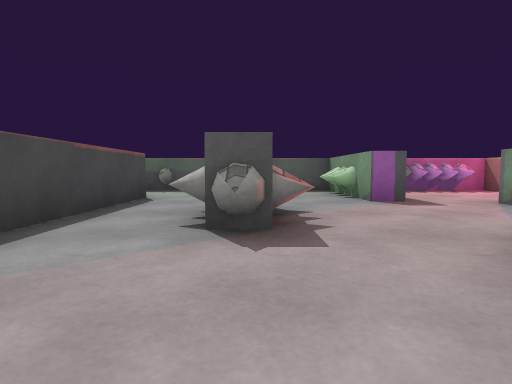
[1] (above)

16 first-person views from a walk through a 3-D level made in the Unity game engine. The camera is 0.24 m above the floor, tilts 4° down and sees 80° across. The floor is counted in squares, 0.5 m on a side. Each view is taken from the middle of a square. On the plan, view 1 faces up. The plan holds only what a view shows up to about 9 squares ahead; the rest is blank. Surface patterns are stand-ins for the level's own textures.

[2]
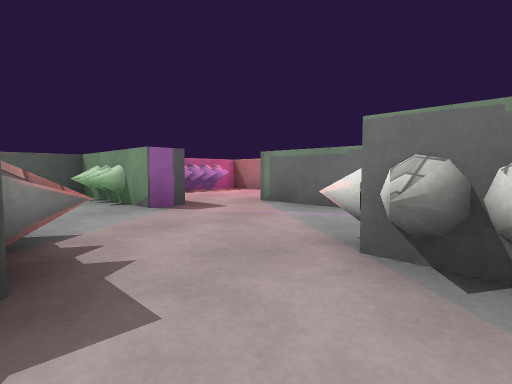

[3]
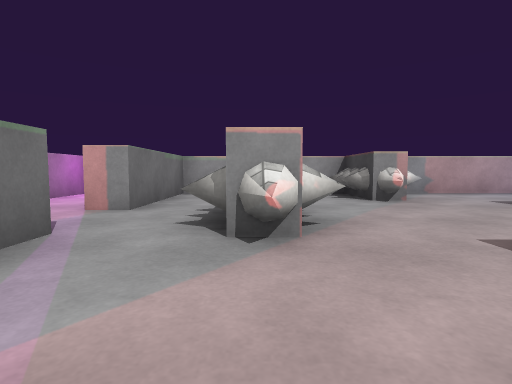

[4]
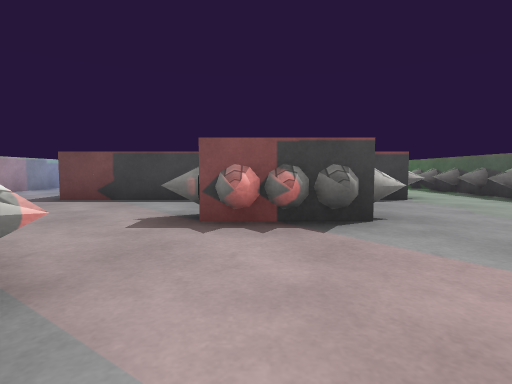

[5]
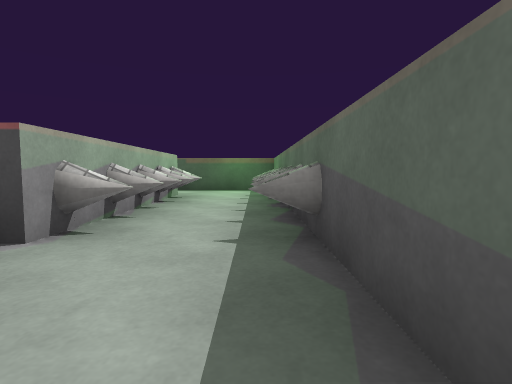

[6]
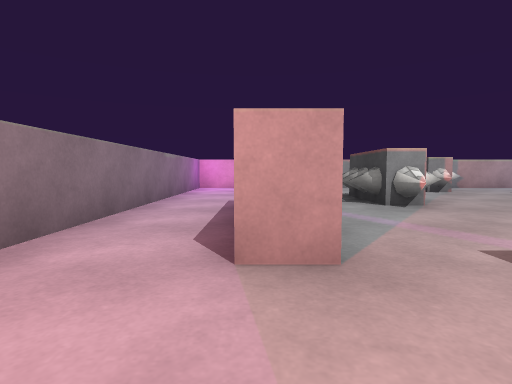

[7]
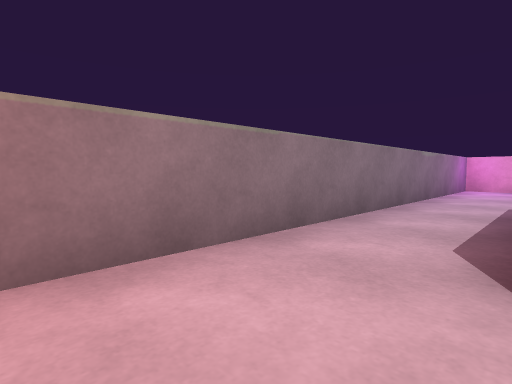

[8]
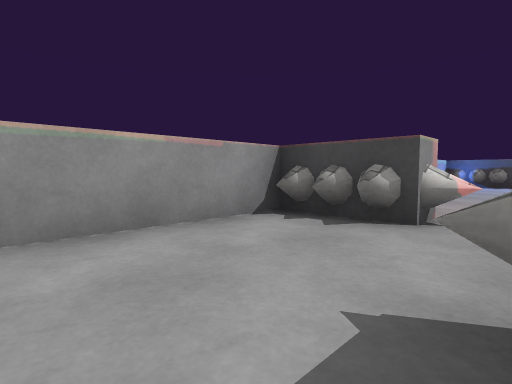

[9]
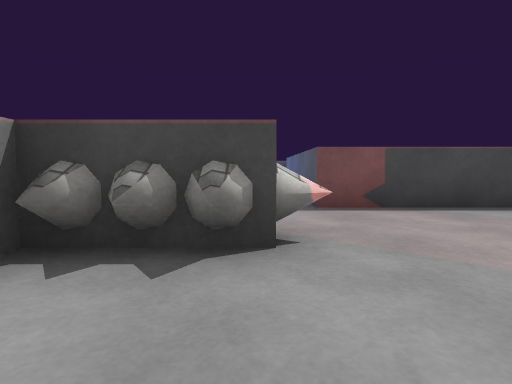

[10]
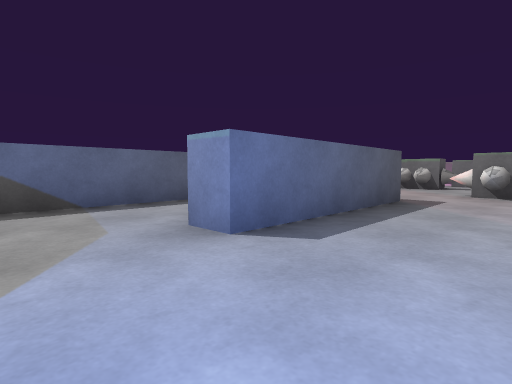

[11]
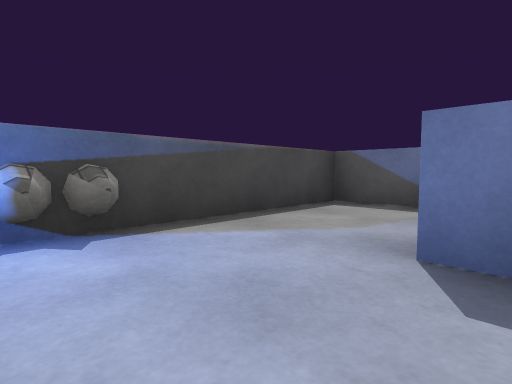

[12]
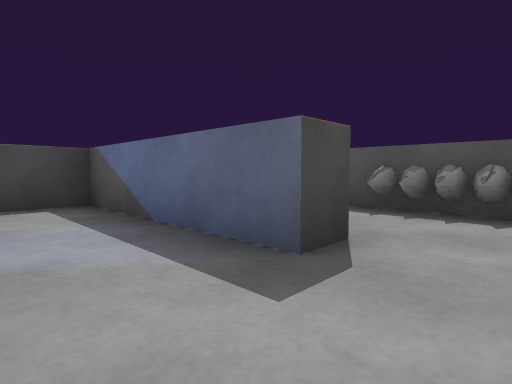

[13]
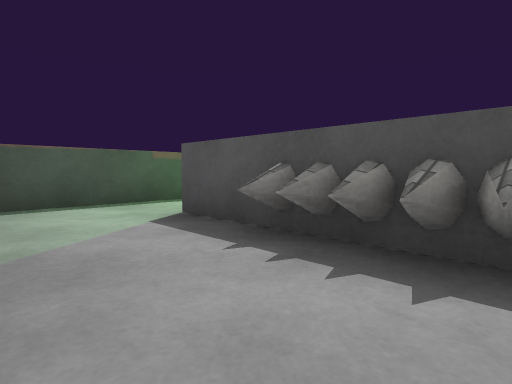

[14]
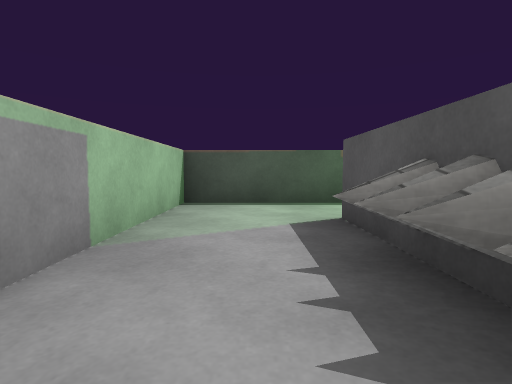

[15]
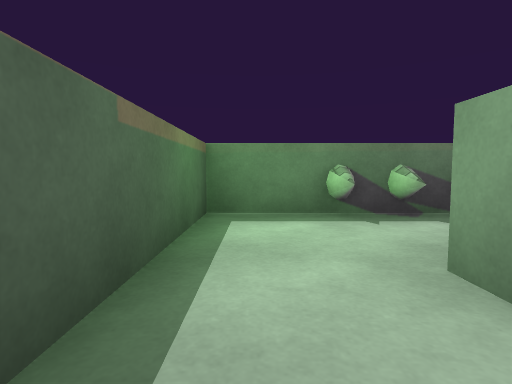

[16]
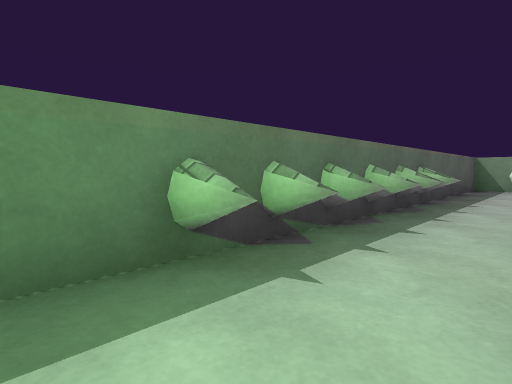

### Floor plan
Points are (right, up) in squares from view 1. A wall is a line through its corners. A room is listed if a view was taken in it or the views show most of it. See-through windows are left out.
Room 1 (views 1, 2, 3, 4, 5, 6, 7, 8, 9, 10, 11, 16)
walls: (2.4, 4.8) (1.8, 4.8) (1.8, 7.4) (-7.6, 7.4) (-7.6, 4.4); (3.6, 1.6) (3.6, 4.5) (4.1, 4.5); (-6.1, 4.9) (-6.1, 5.5) (-2, 5.5) (-2, -0.2) (-5.5, -0.3); (4.5, -2.5) (5.6, -2.5) (5.6, 7.4) (3.6, 7.4); (-7.6, -0.5) (-7.6, -2.2); (-7.2, -2.5) (3.6, -2.5) (3.6, 0.3) (4.1, 0.3)
ways out: opening at (-7, 5) to room 3; opening at (-6.5, 0) to room 4
objects: other object (-7, -1); other object (-5, 6); other object (-5, 7); other object (-4, 7); other object (-3, 6); other object (-2, 7); other object (-1, -2); other object (-1, 3); grey block (0, -2) to (0, -1); grey block (0, 3); grey block (2, 0) to (2, 1); other object (2, 6); other object (4, 7); other object (5, 7)
Room 2 (views 12, 13, 14)
walls: (-3.1, 4.9) (-6.1, 4.9); (-6.4, 2.9) (-4, 3) (-4, 2.4) (-5.4, 2.4)
ways out: opening at (-5.5, 4) to room 3; opening at (-5, 1) to room 4
Room 3 (view 15)
walls: (-7.6, 4.4) (-7.6, 2.9) (-6.4, 2.9)
ways out: opening at (-7, 5) to room 1; opening at (-5.5, 4) to room 2
Room 4 (no view inside)
walls: (-5.5, -0.3) (-5.5, 0.4); (-5.4, 2.4) (-7.6, 2.4) (-7.6, -0.5)
ways out: opening at (-6.5, 0) to room 1; opening at (-5, 1) to room 2

Positions as (right, up) in squares from view 1, and headings:
1: (0, 0), facing up
2: (0, 1), facing up-right
3: (2, 4), facing down
4: (3, 3), facing left
5: (0, 7), facing left
6: (4, 6), facing down
7: (4, 6), facing down-right
8: (3, 0), facing down-left
9: (2, -1), facing left
10: (-7, -2), facing up-right
11: (-5, -2), facing up-left
12: (-3, 1), facing up-left
13: (-3, 3), facing up-left
14: (-3, 4), facing left
15: (-7, 4), facing up
16: (-7, 6), facing up-right
